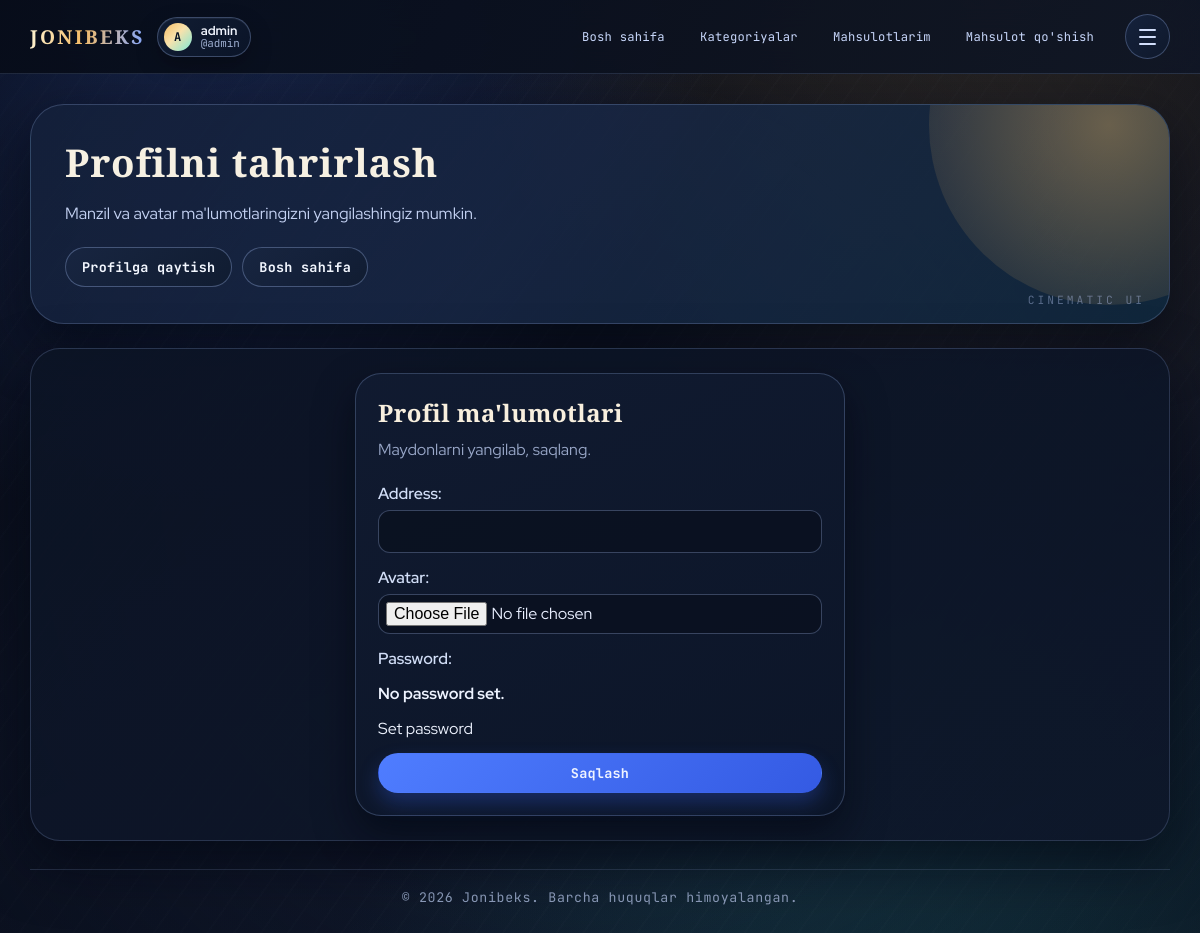
/profile/1/edit/ (signed in), run on the app's committed database.
### accounts/models.py (models this page shows, shortened)
class CustomUser(AbstractUser):
    age = models.PositiveIntegerField(blank=True, null=True)
    avatar = models.ImageField(upload_to="users/%Y/%m/%d", blank=True, null=True)
    address = models.CharField(max_length=150)
    class Meta:
        db_table = "customers"
        verbose_name = "Foydalanuvchi"
        verbose_name_plural = "Foydalanuvchilar"

### accounts/views.py (the view, shortened to what this page needs)
# urls.py: path("profile/<int:pk>/edit/", EditProfileView.as_view(), name="edit-profile"),
class EditProfileView(LoginRequiredMixin, UserPassesTestMixin, View):
    def test_func(self):
        user_p = get_object_or_404(CustomUser, pk=self.kwargs.get("pk"))
        return user_p == self.request.user
    def get(self, request, pk):
        form = CustomUserChangeForm(instance=request.user)
        return render(request, "registration/update_profile.html", {"form": form})

### accounts/forms.py
class CustomUserChangeForm(UserChangeForm):
    class Meta(UserChangeForm.Meta):
        model = CustomUser
        fields = ["address", "avatar"]

### templates/registration/update_profile.html (shortened to what this page needs)
{% extends "base.html" %}
{% block hero_title %}Profilni tahrirlash{% endblock hero_title %}
{% block hero_text %}
    Manzil va avatar ma'lumotlaringizni yangilashingiz mumkin.
{% endblock hero_text %}
{% block hero_actions %}
    <a class="btn btn-secondary" href="{% url 'profile' user.pk %}">Profilga qaytish</a>
    <a class="btn btn-secondary" href="/">Bosh sahifa</a>
{% endblock hero_actions %}
{% block content %}
    <div class="form-card">
        <h2>Profil ma'lumotlari</h2>
        <p class="section-subtitle">Maydonlarni yangilab, saqlang.</p>
        <form method="post" enctype="multipart/form-data" class="form-fields">
            {% for field in form %}
                <p>
                    {{ field.label_tag }}
                    {{ field }}
                </p>
            {% endfor %}
            <button type="submit" class="btn btn-primary btn-block">Saqlash</button>
        </form>
    </div>
{% endblock content %}

### templates/base.html (shortened to what this page needs)
<!DOCTYPE html>
<html lang="uz">
<head>
</head>
<body>
    <header class="site-header">
        <div class="header-inner">
            <div class="header-left">
                <a class="brand" href="/">Jonibeks</a>
                {% if user.is_authenticated %}
                    <div class="identity-wrap">
                        <span class="identity-avatar">{{ user.username|slice:":1"|upper }}</span>
                        <div class="identity-text">
                            {% if user.first_name %}
                                <span class="identity-name">{{ user.first_name }}</span>
                            {% elif user.get_full_name %}
                                <span class="identity-name">{{ user.get_full_name }}</span>
                            {% else %}
                                <span class="identity-name">{{ user.username }}</span>
                            {% endif %}
                            <span class="identity-username">@{{ user.username }}</span>
                        </div>
                    </div>
                {% endif %}
            </div>
            <nav class="main-nav">
                <a href="/">Bosh sahifa</a>
                <a href="/#kategoriyalar">Kategoriyalar</a>
                {% if user.is_authenticated %}
                    <a href="{% url 'myProducts' %}">Mahsulotlarim</a>
                    <a href="{% url 'create' %}">Mahsulot qo'shish</a>
                {% endif %}
            </nav>
            <div class="header-right">
                <details class="menu-toggle">
                    <summary class="menu-button" aria-label="Menyu">
                        <span></span>
                        <span></span>
                        <span></span>
                    </summary>
                </details>
            </div>
        </div>
    </header>
    <main class="page-wrap">
        {% block hero %}
            <section class="hero">
                <h1>{% block hero_title %}Oddiy va tushunarli dars platformasi{% endblock hero_title %}</h1>
                <p>{% block hero_text %}Bu yerda ro'yxatdan o'tib, kategoriyalar bo'yicha mahsulotlarni qulay ko'rishingiz mumkin.{% endblock hero_text %}</p>
                <div class="hero-actions">{% block hero_actions %}{% endblock hero_actions %}</div>
            </section>
        {% endblock hero %}
        <section class="content-shell">
            {% block content %}{% endblock content %}
        </section>
        <footer class="site-footer">
            <p>&copy; 2026 Jonibeks. Barcha huquqlar himoyalangan.</p>
        </footer>
    </main>
</body>
</html>

### data on the page
CustomUser: username "A", username "admin", form "No password set. Set password"

### other printed values
{{ field.label_tag }} "Address:" "Avatar:" "Password:"
